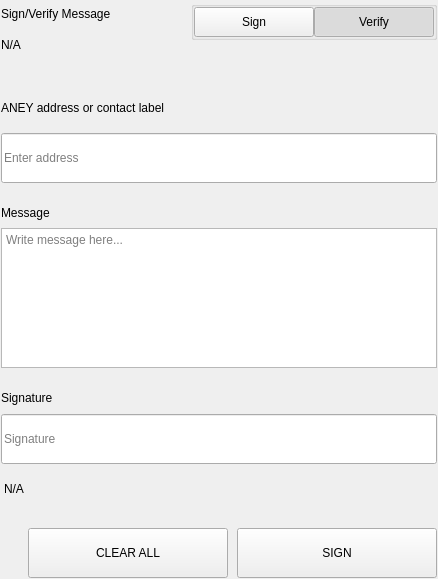
<?xml version="1.0" encoding="UTF-8"?>
<ui version="4.0">
 <class>SettingsSignMessageWidgets</class>
 <widget class="QWidget" name="SettingsSignMessageWidgets">
  <property name="geometry">
   <rect>
    <x>0</x>
    <y>0</y>
    <width>438</width>
    <height>579</height>
   </rect>
  </property>
  <property name="windowTitle">
   <string>Form</string>
  </property>
  <layout class="QVBoxLayout" name="verticalLayout">
   <property name="spacing">
    <number>0</number>
   </property>
   <property name="leftMargin">
    <number>0</number>
   </property>
   <property name="topMargin">
    <number>0</number>
   </property>
   <property name="rightMargin">
    <number>0</number>
   </property>
   <property name="bottomMargin">
    <number>0</number>
   </property>
   <item>
    <widget class="QWidget" name="left" native="true">
     <layout class="QVBoxLayout" name="verticalLayout_3">
      <property name="leftMargin">
       <number>0</number>
      </property>
      <property name="topMargin">
       <number>0</number>
      </property>
      <property name="rightMargin">
       <number>0</number>
      </property>
      <property name="bottomMargin">
       <number>0</number>
      </property>
      <item>
       <widget class="QWidget" name="container_sign" native="true">
        <layout class="QVBoxLayout" name="verticalLayout_2">
         <property name="spacing">
          <number>0</number>
         </property>
         <property name="leftMargin">
          <number>1</number>
         </property>
         <property name="topMargin">
          <number>1</number>
         </property>
         <property name="rightMargin">
          <number>1</number>
         </property>
         <property name="bottomMargin">
          <number>1</number>
         </property>
         <item>
          <layout class="QHBoxLayout" name="horizontalLayout_3" stretch="3,1">
           <property name="spacing">
            <number>40</number>
           </property>
           <item>
            <layout class="QVBoxLayout" name="verticalLayoutTitle">
             <property name="spacing">
              <number>5</number>
             </property>
             <item>
              <widget class="QLabel" name="labelTitle">
               <property name="text">
                <string>Sign/Verify Message</string>
               </property>
              </widget>
             </item>
             <item>
              <widget class="QLabel" name="labelSubtitle1">
               <property name="text">
                <string notr="true">N/A</string>
               </property>
               <property name="wordWrap">
                <bool>true</bool>
               </property>
              </widget>
             </item>
            </layout>
           </item>
           <item alignment="Qt::AlignRight|Qt::AlignTop">
            <widget class="QWidget" name="containerSwitch" native="true">
             <property name="styleSheet">
              <string notr="true">#containerSwitch{
	padding-top:9px;
}</string>
             </property>
             <layout class="QVBoxLayout" name="verticalLayout_6">
              <property name="spacing">
               <number>4</number>
              </property>
              <property name="leftMargin">
               <number>0</number>
              </property>
              <property name="topMargin">
               <number>0</number>
              </property>
              <property name="rightMargin">
               <number>0</number>
              </property>
              <property name="bottomMargin">
               <number>0</number>
              </property>
              <item alignment="Qt::AlignRight">
               <widget class="QGroupBox" name="groupBox">
                <property name="sizePolicy">
                 <sizepolicy hsizetype="Fixed" vsizetype="Preferred">
                  <horstretch>0</horstretch>
                  <verstretch>0</verstretch>
                 </sizepolicy>
                </property>
                <property name="title">
                 <string/>
                </property>
                <property name="alignment">
                 <set>Qt::AlignRight|Qt::AlignTop|Qt::AlignTrailing</set>
                </property>
                <layout class="QHBoxLayout" name="horizontalLayout_4">
                 <property name="spacing">
                  <number>0</number>
                 </property>
                 <property name="leftMargin">
                  <number>0</number>
                 </property>
                 <property name="topMargin">
                  <number>0</number>
                 </property>
                 <property name="rightMargin">
                  <number>0</number>
                 </property>
                 <property name="bottomMargin">
                  <number>0</number>
                 </property>
                 <item>
                  <widget class="QPushButton" name="pushSign">
                   <property name="minimumSize">
                    <size>
                     <width>120</width>
                     <height>30</height>
                    </size>
                   </property>
                   <property name="maximumSize">
                    <size>
                     <width>120</width>
                     <height>30</height>
                    </size>
                   </property>
                   <property name="focusPolicy">
                    <enum>Qt::NoFocus</enum>
                   </property>
                   <property name="text">
                    <string>Sign</string>
                   </property>
                   <property name="checkable">
                    <bool>true</bool>
                   </property>
                   <property name="autoExclusive">
                    <bool>true</bool>
                   </property>
                  </widget>
                 </item>
                 <item>
                  <widget class="QPushButton" name="pushVerify">
                   <property name="minimumSize">
                    <size>
                     <width>120</width>
                     <height>30</height>
                    </size>
                   </property>
                   <property name="maximumSize">
                    <size>
                     <width>120</width>
                     <height>30</height>
                    </size>
                   </property>
                   <property name="focusPolicy">
                    <enum>Qt::NoFocus</enum>
                   </property>
                   <property name="text">
                    <string>Verify</string>
                   </property>
                   <property name="checkable">
                    <bool>true</bool>
                   </property>
                   <property name="checked">
                    <bool>true</bool>
                   </property>
                   <property name="autoExclusive">
                    <bool>true</bool>
                   </property>
                  </widget>
                 </item>
                </layout>
               </widget>
              </item>
              <item alignment="Qt::AlignHCenter|Qt::AlignTop">
               <widget class="QLabel" name="labelSubtitleSwitch">
                <property name="text">
                 <string/>
                </property>
                <property name="alignment">
                 <set>Qt::AlignRight|Qt::AlignTrailing|Qt::AlignVCenter</set>
                </property>
               </widget>
              </item>
             </layout>
            </widget>
           </item>
          </layout>
         </item>
         <item>
          <spacer name="verticalSpacer_2">
           <property name="orientation">
            <enum>Qt::Vertical</enum>
           </property>
           <property name="sizeType">
            <enum>QSizePolicy::Fixed</enum>
           </property>
           <property name="sizeHint" stdset="0">
            <size>
             <width>20</width>
             <height>40</height>
            </size>
           </property>
          </spacer>
         </item>
         <item>
          <widget class="QWidget" name="containerAddress" native="true">
           <property name="sizePolicy">
            <sizepolicy hsizetype="Preferred" vsizetype="Fixed">
             <horstretch>0</horstretch>
             <verstretch>0</verstretch>
            </sizepolicy>
           </property>
           <layout class="QVBoxLayout" name="verticalLayout_5" stretch="0,0">
            <property name="spacing">
             <number>15</number>
            </property>
            <property name="leftMargin">
             <number>0</number>
            </property>
            <property name="topMargin">
             <number>0</number>
            </property>
            <property name="rightMargin">
             <number>0</number>
            </property>
            <property name="bottomMargin">
             <number>0</number>
            </property>
            <item>
             <widget class="QLabel" name="labelSubtitleAddress">
              <property name="minimumSize">
               <size>
                <width>0</width>
                <height>20</height>
               </size>
              </property>
              <property name="maximumSize">
               <size>
                <width>16777215</width>
                <height>20</height>
               </size>
              </property>
              <property name="text">
               <string>ANEY address or contact label</string>
              </property>
             </widget>
            </item>
            <item>
             <widget class="QLineEdit" name="addressIn_SM">
              <property name="minimumSize">
               <size>
                <width>0</width>
                <height>50</height>
               </size>
              </property>
              <property name="maximumSize">
               <size>
                <width>16777215</width>
                <height>50</height>
               </size>
              </property>
              <property name="placeholderText">
               <string>Enter address</string>
              </property>
             </widget>
            </item>
           </layout>
          </widget>
         </item>
         <item>
          <spacer name="verticalSpacer_3">
           <property name="orientation">
            <enum>Qt::Vertical</enum>
           </property>
           <property name="sizeType">
            <enum>QSizePolicy::Fixed</enum>
           </property>
           <property name="sizeHint" stdset="0">
            <size>
             <width>20</width>
             <height>20</height>
            </size>
           </property>
          </spacer>
         </item>
         <item>
          <layout class="QVBoxLayout" name="verticalLayout_9">
           <property name="spacing">
            <number>5</number>
           </property>
           <item>
            <widget class="QLabel" name="labelSubtitleMessage">
             <property name="minimumSize">
              <size>
               <width>0</width>
               <height>20</height>
              </size>
             </property>
             <property name="maximumSize">
              <size>
               <width>16777215</width>
               <height>20</height>
              </size>
             </property>
             <property name="text">
              <string>Message</string>
             </property>
            </widget>
           </item>
           <item>
            <widget class="QPlainTextEdit" name="messageIn_SM">
             <property name="minimumSize">
              <size>
               <width>0</width>
               <height>140</height>
              </size>
             </property>
             <property name="maximumSize">
              <size>
               <width>16777215</width>
               <height>140</height>
              </size>
             </property>
             <property name="placeholderText">
              <string>Write message here...</string>
             </property>
            </widget>
           </item>
          </layout>
         </item>
         <item>
          <spacer name="verticalSpacer_4">
           <property name="orientation">
            <enum>Qt::Vertical</enum>
           </property>
           <property name="sizeType">
            <enum>QSizePolicy::Fixed</enum>
           </property>
           <property name="sizeHint" stdset="0">
            <size>
             <width>20</width>
             <height>20</height>
            </size>
           </property>
          </spacer>
         </item>
         <item>
          <widget class="QWidget" name="widget" native="true">
           <property name="minimumSize">
            <size>
             <width>0</width>
             <height>75</height>
            </size>
           </property>
           <property name="maximumSize">
            <size>
             <width>16777215</width>
             <height>16777215</height>
            </size>
           </property>
           <layout class="QVBoxLayout" name="verticalLayout_4">
            <property name="leftMargin">
             <number>0</number>
            </property>
            <property name="topMargin">
             <number>0</number>
            </property>
            <property name="rightMargin">
             <number>0</number>
            </property>
            <property name="bottomMargin">
             <number>0</number>
            </property>
            <item>
             <widget class="QLabel" name="labelSubtitleSignature">
              <property name="minimumSize">
               <size>
                <width>0</width>
                <height>20</height>
               </size>
              </property>
              <property name="maximumSize">
               <size>
                <width>16777215</width>
                <height>20</height>
               </size>
              </property>
              <property name="text">
               <string>Signature</string>
              </property>
             </widget>
            </item>
            <item>
             <widget class="QLineEdit" name="signatureOut_SM">
              <property name="minimumSize">
               <size>
                <width>0</width>
                <height>50</height>
               </size>
              </property>
              <property name="placeholderText">
               <string>Signature</string>
              </property>
             </widget>
            </item>
           </layout>
          </widget>
         </item>
         <item>
          <widget class="QLabel" name="statusLabel_SM">
           <property name="styleSheet">
            <string notr="true">padding-top:5px;</string>
           </property>
           <property name="text">
            <string notr="true">N/A</string>
           </property>
          </widget>
         </item>
         <item>
          <spacer name="verticalSpacer">
           <property name="orientation">
            <enum>Qt::Vertical</enum>
           </property>
           <property name="sizeType">
            <enum>QSizePolicy::Fixed</enum>
           </property>
           <property name="sizeHint" stdset="0">
            <size>
             <width>20</width>
             <height>20</height>
            </size>
           </property>
          </spacer>
         </item>
         <item>
          <layout class="QHBoxLayout" name="horizontalLayout_7">
           <property name="spacing">
            <number>9</number>
           </property>
           <item>
            <spacer name="horizontalSpacer_5">
             <property name="orientation">
              <enum>Qt::Horizontal</enum>
             </property>
             <property name="sizeType">
              <enum>QSizePolicy::Expanding</enum>
             </property>
             <property name="sizeHint" stdset="0">
              <size>
               <width>40</width>
               <height>20</height>
              </size>
             </property>
            </spacer>
           </item>
           <item>
            <widget class="QPushButton" name="pushButtonClear">
             <property name="minimumSize">
              <size>
               <width>200</width>
               <height>50</height>
              </size>
             </property>
             <property name="focusPolicy">
              <enum>Qt::NoFocus</enum>
             </property>
             <property name="text">
              <string>CLEAR ALL</string>
             </property>
            </widget>
           </item>
           <item>
            <widget class="QPushButton" name="pushButtonSave">
             <property name="minimumSize">
              <size>
               <width>200</width>
               <height>50</height>
              </size>
             </property>
             <property name="maximumSize">
              <size>
               <width>200</width>
               <height>50</height>
              </size>
             </property>
             <property name="focusPolicy">
              <enum>Qt::NoFocus</enum>
             </property>
             <property name="text">
              <string>SIGN</string>
             </property>
            </widget>
           </item>
          </layout>
         </item>
        </layout>
       </widget>
      </item>
     </layout>
    </widget>
   </item>
  </layout>
 </widget>
 <resources/>
 <connections/>
</ui>
